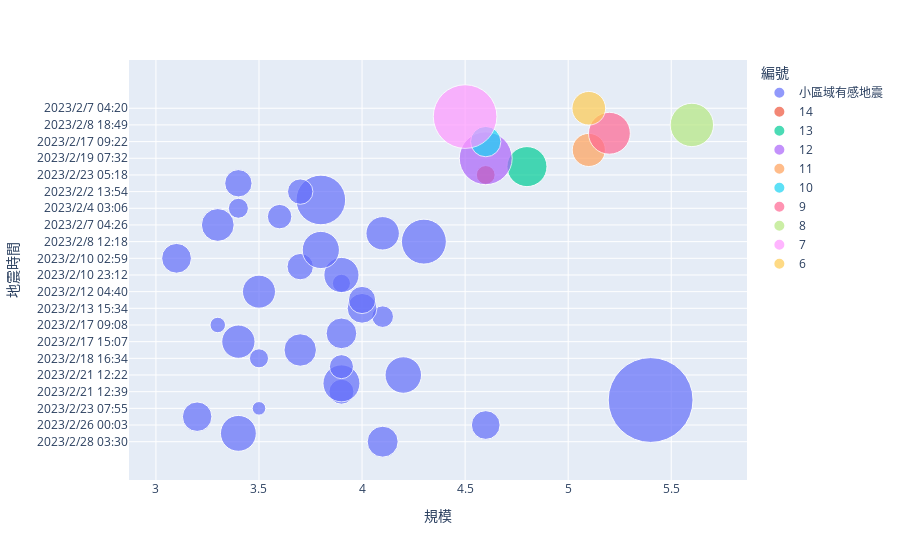

The notebook cell this image was saved under:
### Code cell
import pandas as pd
#資料源自中央氣象局地震測報中心，載取2023年2月份資料
eq02 = pd.read_csv("eq202302.csv", encoding='big5')

import plotly.express as px
fig = px.scatter(eq02, x="規模", y="地震時間", color="編號", hover_name="位置", size="深度", size_max=60)
fig.show()

### Figure 1 — Plotly figure (JSON) as saved in the notebook; plotly's stock layout.template omitted (floating-point values rounded to 4 significant figures)
{"data": [{"hovertemplate": "<b>%{hovertext}</b><br><br>編號=小區域有感地震<br>規模=%{x}<br>地震時間=%{y}<br>深度=%{marker.size}<extra></extra>", "hovertext": ["臺東縣政府北北東方  52.6  公里 (位於臺東縣成功鎮)(臺東縣成功鎮)", "花蓮縣政府北方  37.3  公里 (位於花蓮縣秀林鄉)(花蓮縣秀林鄉)", "臺東縣政府南南東方  36.0  公里 (位於臺灣東南部海域)(臺灣東南部海域)", "臺東縣政府北北東方  52.2  公里 (位於臺東縣成功鎮)(臺東縣成功鎮)", "花蓮縣政府東方  11.0  公里 (位於臺灣東部海域)(臺灣東部海域)", "宜蘭縣政府東方  163.2  公里 (位於臺灣東部海域)(臺灣東部海域)", "花蓮縣政府西南方  32.7  公里 (位於花蓮縣鳳林鎮)(花蓮縣鳳林鎮)", "宜蘭縣政府南南東方  38.9  公里 (位於臺灣東部海域)(臺灣東部海域)", "宜蘭縣政府南南東方  36.1  公里 (位於宜蘭縣近海)(宜蘭縣近海)", "花蓮縣政府西南方  33.1  公里 (位於花蓮縣鳳林鎮)(花蓮縣鳳林鎮)", "屏東縣政府東南方  66.2  公里 (位於屏東縣牡丹鄉)(屏東縣牡丹鄉)", "花蓮縣政府西北方  14.2  公里 (位於花蓮縣秀林鄉)(花蓮縣秀林鄉)", "花蓮縣政府北北東方  34.5  公里 (位於花蓮縣近海)(花蓮縣近海)", "花蓮縣政府西南西方  15.3  公里 (位於花蓮縣秀林鄉)(花蓮縣秀林鄉)", "臺北市政府北方  13.7  公里 (位於臺北市士林區)(臺北市士林區)", "高雄市政府東北方  40.2  公里 (位於高雄市美濃區)(高雄市美濃區)", "花蓮縣政府南南西方  89.4  公里 (位於花蓮縣卓溪鄉)(花蓮縣卓溪鄉)", "臺東縣政府北方  38.2  公里 (位於臺東縣海端鄉)(臺東縣海端鄉)", "花蓮縣政府北北東方  34.3  公里 (位於花蓮縣近海)(花蓮縣近海)", "桃園市政府南南東方  28.2  公里 (位於桃園市復興區)(桃園市復興區)", "臺東縣政府南南東方  74.1  公里 (位於臺灣東南部海域)(臺灣東南部海域)", "宜蘭縣政府東南方  23.3  公里 (位於宜蘭縣近海)(宜蘭縣近海)", "花蓮縣政府西南西方  13.7  公里 (位於花蓮縣秀林鄉)(花蓮縣秀林鄉)", "臺東縣政府北北東方  66.8  公里 (位於臺東縣長濱鄉)(臺東縣長濱鄉)", "花蓮縣政府東南東方  42.5  公里 (位於臺灣東部海域)(臺灣東部海域)", "花蓮縣政府北北東方  34.2  公里 (位於花蓮縣近海)(花蓮縣近海)", "花蓮縣政府北北東方  33.5  公里 (位於花蓮縣近海)(花蓮縣近海)", "花蓮縣政府南南西方  69.4  公里 (位於花蓮縣卓溪鄉)(花蓮縣卓溪鄉)", "嘉義縣政府東方  43.8  公里 (位於嘉義縣阿里山鄉)(嘉義縣阿里山鄉)", "宜蘭縣政府西南方  18.2  公里 (位於宜蘭縣大同鄉)(宜蘭縣大同鄉)", "臺南市政府東北東方  38.9  公里 (位於臺南市南化區)(臺南市南化區)", "花蓮縣政府北北東方  32.8  公里 (位於花蓮縣近海)(花蓮縣近海)"], "legendgroup": "小區域有感地震", "marker": {"color": "#636efa", "size": [18.7, 25.1, 16.1, 17, 3.6, 140.5, 12.2, 26.7, 26, 11.3, 7.1, 20.6, 21.6, 18.4, 4.7, 9.1, 17.3, 14.5, 21.3, 6.4, 24.1, 13.6, 17.3, 27, 39.4, 21.8, 21, 11.7, 7.8, 48.1, 12.6, 14.6], "sizemode": "area", "sizeref": 0.03903, "symbol": "circle"}, "mode": "markers", "name": "小區域有感地震", "orientation": "h", "showlegend": true, "type": "scatter", "x": [4.1, 3.4, 4.6, 3.2, 3.5, 5.4, 3.9, 3.9, 4.2, 3.9, 3.5, 3.7, 3.4, 3.9, 3.3, 4.1, 4, 4, 3.5, 3.9, 3.9, 3.7, 3.1, 3.8, 4.3, 4.1, 3.3, 3.6, 3.4, 3.8, 3.7, 3.4], "xaxis": "x", "y": ["2023/2/28 03:30", "2023/2/26 14:22", "2023/2/26 00:03", "2023/2/25 14:06", "2023/2/23 07:55", "2023/2/22 01:00", "2023/2/21 12:39", "2023/2/21 12:29", "2023/2/21 12:22", "2023/2/21 07:39", "2023/2/18 16:34", "2023/2/18 10:48", "2023/2/17 15:07", "2023/2/17 09:35", "2023/2/17 09:08", "2023/2/16 08:30", "2023/2/13 15:34", "2023/2/13 05:51", "2023/2/12 04:40", "2023/2/11 05:18", "2023/2/10 23:12", "2023/2/10 08:07", "2023/2/10 02:59", "2023/2/10 01:52", "2023/2/8 12:18", "2023/2/7 06:12", "2023/2/7 04:26", "2023/2/6 14:37", "2023/2/4 03:06", "2023/2/3 22:48", "2023/2/2 13:54", "2023/2/1 16:03"], "yaxis": "y"}, {"hovertemplate": "<b>%{hovertext}</b><br><br>編號=14<br>規模=%{x}<br>地震時間=%{y}<br>深度=%{marker.size}<extra></extra>", "hovertext": ["花蓮縣政府東方  11.7  公里 (位於臺灣東部海域)(臺灣東部海域)"], "legendgroup": "14", "marker": {"color": "#EF553B", "size": [6.9], "sizemode": "area", "sizeref": 0.03903, "symbol": "circle"}, "mode": "markers", "name": "14", "orientation": "h", "showlegend": true, "type": "scatter", "x": [4.6], "xaxis": "x", "y": ["2023/2/23 05:18"], "yaxis": "y"}, {"hovertemplate": "<b>%{hovertext}</b><br><br>編號=13<br>規模=%{x}<br>地震時間=%{y}<br>深度=%{marker.size}<extra></extra>", "hovertext": ["花蓮縣政府南方  52.6  公里 (位於臺灣東部海域)(臺灣東部海域)"], "legendgroup": "13", "marker": {"color": "#00cc96", "size": [31.3], "sizemode": "area", "sizeref": 0.03903, "symbol": "circle"}, "mode": "markers", "name": "13", "orientation": "h", "showlegend": true, "type": "scatter", "x": [4.8], "xaxis": "x", "y": ["2023/2/21 19:01"], "yaxis": "y"}, {"hovertemplate": "<b>%{hovertext}</b><br><br>編號=12<br>規模=%{x}<br>地震時間=%{y}<br>深度=%{marker.size}<extra></extra>", "hovertext": ["宜蘭縣政府西南西方  14.7  公里 (位於宜蘭縣三星鄉)(宜蘭縣三星鄉)"], "legendgroup": "12", "marker": {"color": "#ab63fa", "size": [54.6], "sizemode": "area", "sizeref": 0.03903, "symbol": "circle"}, "mode": "markers", "name": "12", "orientation": "h", "showlegend": true, "type": "scatter", "x": [4.6], "xaxis": "x", "y": ["2023/2/19 07:32"], "yaxis": "y"}, {"hovertemplate": "<b>%{hovertext}</b><br><br>編號=11<br>規模=%{x}<br>地震時間=%{y}<br>深度=%{marker.size}<extra></extra>", "hovertext": ["南投縣政府南南東方  22.8  公里 (位於南投縣鹿谷鄉)(南投縣鹿谷鄉)"], "legendgroup": "11", "marker": {"color": "#FFA15A", "size": [21.4], "sizemode": "area", "sizeref": 0.03903, "symbol": "circle"}, "mode": "markers", "name": "11", "orientation": "h", "showlegend": true, "type": "scatter", "x": [5.1], "xaxis": "x", "y": ["2023/2/18 23:49"], "yaxis": "y"}, {"hovertemplate": "<b>%{hovertext}</b><br><br>編號=10<br>規模=%{x}<br>地震時間=%{y}<br>深度=%{marker.size}<extra></extra>", "hovertext": ["花蓮縣政府西南西方  16.2  公里 (位於花蓮縣秀林鄉)(花蓮縣秀林鄉)"], "legendgroup": "10", "marker": {"color": "#19d3f3", "size": [18], "sizemode": "area", "sizeref": 0.03903, "symbol": "circle"}, "mode": "markers", "name": "10", "orientation": "h", "showlegend": true, "type": "scatter", "x": [4.6], "xaxis": "x", "y": ["2023/2/17 09:22"], "yaxis": "y"}, {"hovertemplate": "<b>%{hovertext}</b><br><br>編號=9<br>規模=%{x}<br>地震時間=%{y}<br>深度=%{marker.size}<extra></extra>", "hovertext": ["花蓮縣政府南方  62.6  公里 (位於花蓮縣近海)(花蓮縣近海)"], "legendgroup": "9", "marker": {"color": "#FF6692", "size": [34.2], "sizemode": "area", "sizeref": 0.03903, "symbol": "circle"}, "mode": "markers", "name": "9", "orientation": "h", "showlegend": true, "type": "scatter", "x": [5.2], "xaxis": "x", "y": ["2023/2/11 19:35"], "yaxis": "y"}, {"hovertemplate": "<b>%{hovertext}</b><br><br>編號=8<br>規模=%{x}<br>地震時間=%{y}<br>深度=%{marker.size}<extra></extra>", "hovertext": ["花蓮縣政府南方  61.0  公里 (位於花蓮縣近海)(花蓮縣近海)"], "legendgroup": "8", "marker": {"color": "#B6E880", "size": [36.7], "sizemode": "area", "sizeref": 0.03903, "symbol": "circle"}, "mode": "markers", "name": "8", "orientation": "h", "showlegend": true, "type": "scatter", "x": [5.6], "xaxis": "x", "y": ["2023/2/8 18:49"], "yaxis": "y"}, {"hovertemplate": "<b>%{hovertext}</b><br><br>編號=7<br>規模=%{x}<br>地震時間=%{y}<br>深度=%{marker.size}<extra></extra>", "hovertext": ["宜蘭縣政府東北東方  7.0  公里 (位於宜蘭縣近海)(宜蘭縣近海)"], "legendgroup": "7", "marker": {"color": "#FF97FF", "size": [79.1], "sizemode": "area", "sizeref": 0.03903, "symbol": "circle"}, "mode": "markers", "name": "7", "orientation": "h", "showlegend": true, "type": "scatter", "x": [4.5], "xaxis": "x", "y": ["2023/2/8 05:48"], "yaxis": "y"}, {"hovertemplate": "<b>%{hovertext}</b><br><br>編號=6<br>規模=%{x}<br>地震時間=%{y}<br>深度=%{marker.size}<extra></extra>", "hovertext": ["花蓮縣政府北北東方  34.3  公里 (位於花蓮縣近海)(花蓮縣近海)"], "legendgroup": "6", "marker": {"color": "#FECB52", "size": [22.1], "sizemode": "area", "sizeref": 0.03903, "symbol": "circle"}, "mode": "markers", "name": "6", "orientation": "h", "showlegend": true, "type": "scatter", "x": [5.1], "xaxis": "x", "y": ["2023/2/7 04:20"], "yaxis": "y"}], "layout": {"legend": {"itemsizing": "constant", "title": {"text": "編號"}, "tracegroupgap": 0}, "margin": {"t": 60}, "xaxis": {"anchor": "y", "domain": [0, 1], "title": {"text": "規模"}}, "yaxis": {"anchor": "x", "domain": [0, 1], "title": {"text": "地震時間"}}}}
